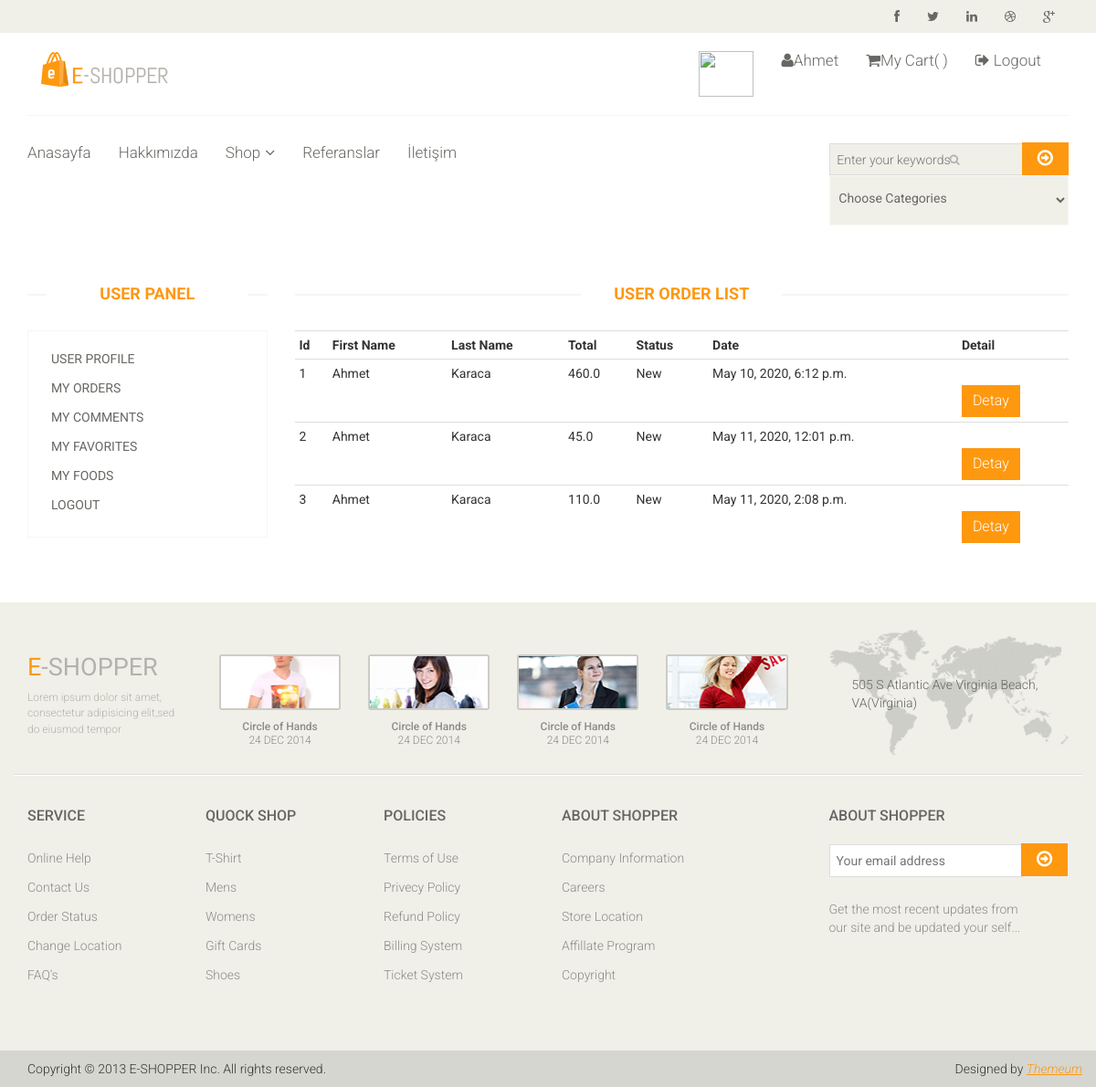
The page /user/orders/ (signed in) on the database as committed earlier.
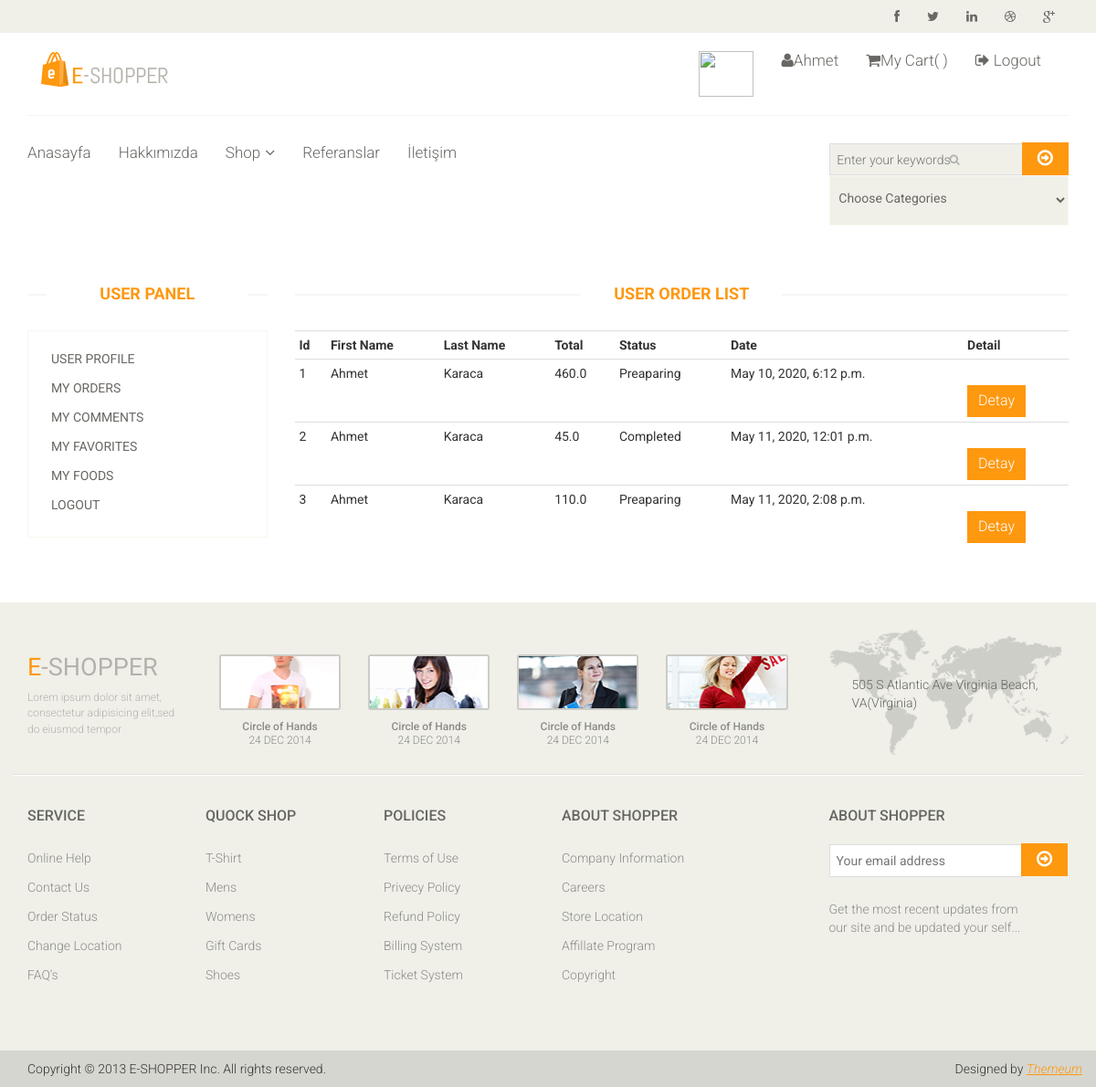
The same page on the database as committed later.
### order/models.py (models this page shows, shortened)
class Order(models.Model):
    STATUS = (
        ('New', 'Yeni'),
        ('Accepted', 'Accepted'),
        ('Preaparing', 'Preaparing'),
        ('Completed', 'Completed'),
        ('Canceled', 'Canceled'),
    )
    user = models.ForeignKey(User, on_delete=models.SET_NULL, null=True)
    code = models.CharField(max_length=5, editable=False)
    first_name = models.CharField(max_length=10)
    last_name = models.CharField(max_length=10)
    phone = models.CharField(blank=True, max_length=20)
    address = models.CharField(blank=True, max_length=150)
    city = models.CharField(blank=True, max_length=20)
    country = models.CharField(blank=True, max_length=20)
    total = models.FloatField()
    status = models.CharField(choices=STATUS, max_length=10, default='New')
    ip = models.CharField(blank=True, max_length=20)
    adminnote = models.CharField(blank=True, max_length=100)
    create_at = models.DateTimeField(auto_now_add=True)
    update_at = models.DateTimeField(auto_now=True)

### user/views.py (the view)
# urls.py: path('orders/', views.orders, name='orders'),
@login_required(login_url='/login')
def orders(request):
    category = Category.objects.all()
    current_user = request.user
    orders = Order.objects.filter(user_id=current_user.id)
    context = {
        'category': category,
        'orders': orders,
    }
    return render(request, 'user_orders.html', context)

### user/templates/user_orders.html (shortened to what this page needs)
{% extends "homebase.html" %}
{% block content %}
    <div id="contact-page" class="container">
        <div class="bg">
            <div class="row">
                <div class="col-sm-3">
                    <div class="contact-form">
                        <h2 class="title text-center">User Panel</h2>
                        {% include "user_panel.html" %}
                    </div><br>
                </div>
                <div class="col-sm-9">
                    <h2 class="title text-center"> User Order List</h2>
                    <table class="table table-condensed">
                        <tr class="cart_menu">
                            <th class="text-left">Id</th>
                            <th class="text-left">First Name</th>
                            <th class="text-left">Last Name</th>
                            <th class="text-left">Total</th>
                            <th class="text-left">Status</th>
                            <th class="text-left">Date</th>
                            <th class="text-left">Detail</th>
                        </tr>
                        {% for rs in orders %}
                            <tr>
                                <td class="text-left">{{rs.id}}</td>
                                <td class="text-left">{{rs.first_name}}</td>
                                <td class="text-left">{{rs.last_name}}</td>
                                <td class="text-left">{{rs.total}}</td>
                                <td class="text-left">{{rs.status}}</td>
                                <td class="text-left">{{rs.create_at}}</td>
                               <td class="text-left"><a href="/user/orderdetail/{{ rs.id }}" type="submit" class="btn btn-default get">Detay</a></td>
                            </tr>
                        {% endfor %}
                    </table>
                    <br>
                    <br>
                </div>
            </div>
        </div>
    </div>
{% endblock %}

Rows that differ between the two databases and show on the page:
changed Order "May 10, 2020, 6:12 p.m.": status "New" → "Preaparing"
changed Order id 2: status "New" → "Completed"
changed Order "May 11, 2020, 2:08 p.m.": status "New" → "Preaparing"
